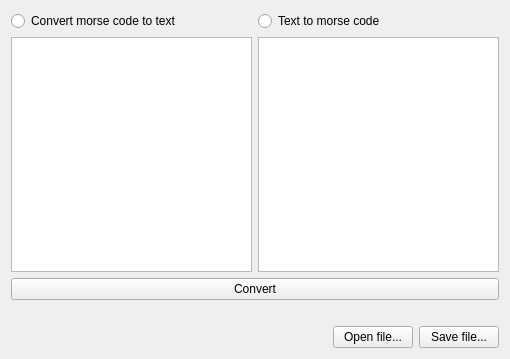
<?xml version="1.0" encoding="UTF-8"?>
<ui version="4.0">
 <class>Widget</class>
 <widget class="QWidget" name="Widget">
  <property name="geometry">
   <rect>
    <x>0</x>
    <y>0</y>
    <width>510</width>
    <height>359</height>
   </rect>
  </property>
  <property name="windowTitle">
   <string>Widget</string>
  </property>
  <layout class="QVBoxLayout" name="verticalLayout_2">
   <item>
    <layout class="QHBoxLayout" name="horizontalLayout_4">
     <item>
      <widget class="QRadioButton" name="radioButton_toText">
       <property name="toolTip">
        <string>Choose a mode</string>
       </property>
       <property name="text">
        <string>Convert morse code to text</string>
       </property>
      </widget>
     </item>
     <item>
      <widget class="QRadioButton" name="radioButton_toMorse">
       <property name="toolTip">
        <string>Choose a mode</string>
       </property>
       <property name="text">
        <string>Text to morse code</string>
       </property>
      </widget>
     </item>
    </layout>
   </item>
   <item>
    <layout class="QVBoxLayout" name="verticalLayout">
     <item>
      <layout class="QHBoxLayout" name="horizontalLayout_2">
       <item>
        <widget class="QPlainTextEdit" name="plainTexEdit_Converted">
         <property name="toolTip">
          <string>Enter your text here</string>
         </property>
         <property name="toolTipDuration">
          <number>-1</number>
         </property>
        </widget>
       </item>
       <item>
        <widget class="QPlainTextEdit" name="plainTextEdit_Origin">
         <property name="enabled">
          <bool>true</bool>
         </property>
         <property name="focusPolicy">
          <enum>Qt::NoFocus</enum>
         </property>
         <property name="readOnly">
          <bool>true</bool>
         </property>
        </widget>
       </item>
      </layout>
     </item>
     <item>
      <widget class="QPushButton" name="pushButton_Do">
       <property name="text">
        <string>Convert</string>
       </property>
      </widget>
     </item>
     <item>
      <spacer name="horizontalSpacer">
       <property name="orientation">
        <enum>Qt::Horizontal</enum>
       </property>
       <property name="sizeHint" stdset="0">
        <size>
         <width>40</width>
         <height>20</height>
        </size>
       </property>
      </spacer>
     </item>
    </layout>
   </item>
   <item>
    <layout class="QHBoxLayout" name="horizontalLayout">
     <item>
      <spacer name="horizontalSpacer_2">
       <property name="orientation">
        <enum>Qt::Horizontal</enum>
       </property>
       <property name="sizeHint" stdset="0">
        <size>
         <width>40</width>
         <height>20</height>
        </size>
       </property>
      </spacer>
     </item>
     <item>
      <widget class="QPushButton" name="pushButton_OpenFile">
       <property name="text">
        <string>Open file...</string>
       </property>
      </widget>
     </item>
     <item>
      <widget class="QPushButton" name="pushButton_SaveFile">
       <property name="text">
        <string>Save file...</string>
       </property>
      </widget>
     </item>
    </layout>
   </item>
  </layout>
  <zorder>pushButton_OpenFile</zorder>
  <zorder>pushButton_SaveFile</zorder>
  <zorder>plainTexEdit_Converted</zorder>
  <zorder>plainTextEdit_Origin</zorder>
  <zorder>radioButton_toText</zorder>
  <zorder>radioButton_toMorse</zorder>
  <zorder></zorder>
  <zorder>pushButton_Do</zorder>
 </widget>
 <layoutdefault spacing="6" margin="11"/>
 <resources/>
 <connections/>
</ui>
